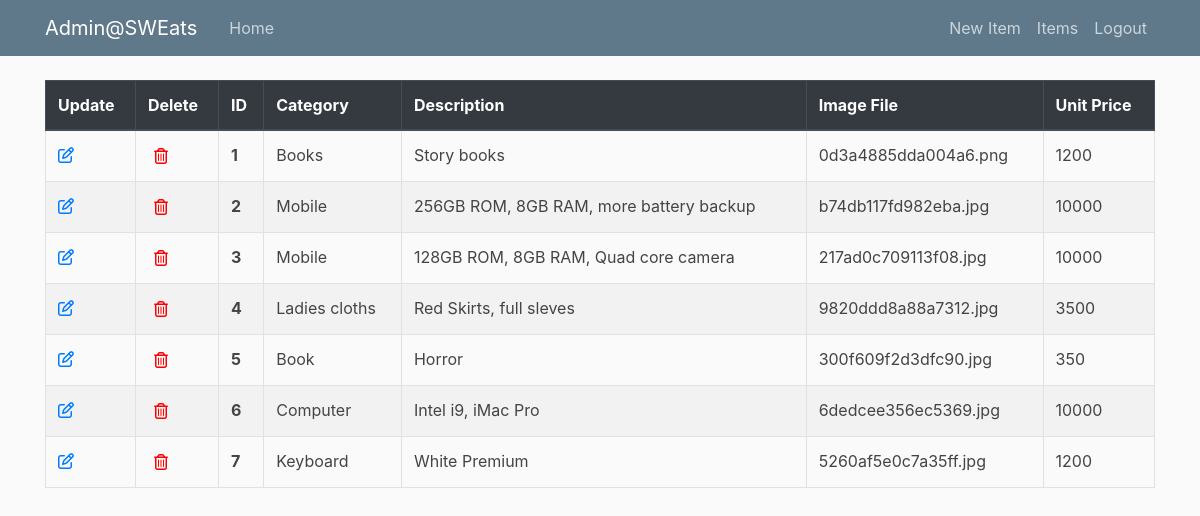
Page /admin/items (signed in) on the committed database.
### sweats/models.py (models this page shows, shortened)
class Item(db.Model):
    __tablename__ = 'items'
    id = db.Column(db.Integer , primary_key=True)
    category = db.Column(db.String(20))
    description = db.Column(db.String(200), nullable=False)
    image_file = db.Column(db.String(20), nullable=False)
    unit_price = db.Column(db.Integer , nullable=False)
    cart_items = db.relationship('Cart' , backref='item' , lazy=True)

### sweats/routes/admin_routes.py (the view)
@app.route('/admin/<model_name>')
@login_required
def model(model_name):
    model_instance = ''
    if model_name == "items":
        model_instance = Item
        title = "Items"
        template_name = 'items.html'
    items = model_instance.query.all()
    return render_template('admin/'+template_name, title=title, items=items)

### sweats/models.py (called while the page is built)
@login_manager.user_loader
def load_user(user_id):
    return Customer.query.get(int(user_id))

### sweats/templates/admin/items.html
{% extends "admin/home.html" %}
{% block nav %}
    <a class="nav-item nav-link" href="{{ url_for('new_model', model_name='item') }}">New Item</a>
{% endblock nav %}
{% block content %}
<table class="table table-bordered">
    <thead class="thead-dark">
    <tr>
        <th scope="col">Update</th>
        <th scope="col">Delete</th>
        <th scope="col">ID</th>
        <th scope="col">Category</th>
        <th scope="col">Description</th>
        <th scope="col">Image File</th>
        <th scope="col">Unit Price</th>
    </tr>
    </thead>
    <tbody>
    {% for item in items %}
        <tr class="table-row" data-href="#">
            <td><a href="{{ url_for('update_item', item_id=item.id) }}"><i class="far fa-edit"></i></a></td>
            <td><form class="delete-item-form" action="{{ url_for('delete_item', item_id=item.id) }}" method="POST"><button type="submit" class="delete-button"><i class="far fa-trash-alt"></i></button></form></td>
            <th scope="row">{{ item.id }}</th>
            <td>{{ item.category }}</td>
            <td>{{ item.description }}</td>
            <td>{{ item.image_file }}</td>
            <td>{{ item.unit_price }}</td>
        </tr>
    {% endfor %}
    </tbody>
</table>
{% endblock content %}

### sweats/static/main.css (style rules this page uses)
body { background: #fafafa; color: #333333; margin-top: 5rem; }
.site-header .navbar-nav .nav-link { color: #cbd5db; }
.table-row { cursor: pointer; color: #444444; }
.table tr:nth-child(even) { background-color: #f2f2f2; }
.delete-button { background-color: Transparent; background-repeat:no-repeat; border: none; cursor:pointer; overflow: hidden; outline:none; }
.fa-trash-alt { color:red; }

### rows in the picture
Item: id "1", category "Books", description "Story books", image_file "0d3a4885dda004a6.png", unit_price "1200"
Item: id "2", category "Mobile", description "256GB ROM, 8GB RAM, more battery backup", image_file "b74db117fd982eba.jpg", unit_price "10000"
Item: id "3", category "Mobile", description "128GB ROM, 8GB RAM, Quad core camera", image_file "217ad0c709113f08.jpg", unit_price "10000"
Item: id "4", category "Ladies cloths", description "Red Skirts, full sleves", image_file "9820ddd8a88a7312.jpg", unit_price "3500"
Item: id "5", category "Book", description "Horror", image_file "300f609f2d3dfc90.jpg", unit_price "350"
Item: id "6", category "Computer", description "Intel i9, iMac Pro", image_file "6dedcee356ec5369.jpg", unit_price "10000"
Item: id "7", category "Keyboard", description "White Premium", image_file "5260af5e0c7a35ff.jpg", unit_price "1200"
